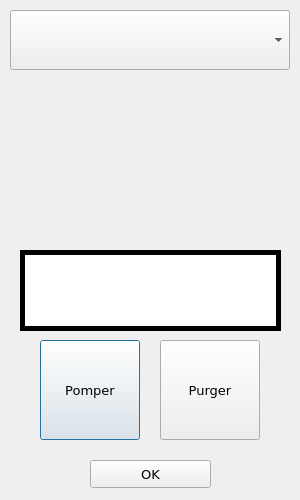
<?xml version="1.0" encoding="UTF-8"?>
<ui version="4.0">
 <class>Dialog</class>
 <widget class="QDialog" name="Dialog">
  <property name="geometry">
   <rect>
    <x>0</x>
    <y>0</y>
    <width>300</width>
    <height>500</height>
   </rect>
  </property>
  <property name="minimumSize">
   <size>
    <width>300</width>
    <height>500</height>
   </size>
  </property>
  <property name="maximumSize">
   <size>
    <width>300</width>
    <height>500</height>
   </size>
  </property>
  <property name="font">
   <font>
    <family>Verdana</family>
    <pointsize>25</pointsize>
    <weight>75</weight>
    <bold>true</bold>
   </font>
  </property>
  <property name="windowTitle">
   <string>Dialog</string>
  </property>
  <widget class="QComboBox" name="list">
   <property name="geometry">
    <rect>
     <x>10</x>
     <y>10</y>
     <width>280</width>
     <height>60</height>
    </rect>
   </property>
   <property name="editable">
    <bool>false</bool>
   </property>
   <property name="currentText">
    <string/>
   </property>
  </widget>
  <widget class="QLineEdit" name="name">
   <property name="geometry">
    <rect>
     <x>20</x>
     <y>250</y>
     <width>261</width>
     <height>81</height>
    </rect>
   </property>
   <property name="font">
    <font>
     <family>Verdana</family>
     <pointsize>10</pointsize>
     <weight>75</weight>
     <bold>true</bold>
    </font>
   </property>
   <property name="styleSheet">
    <string notr="true">border: 5px solid;</string>
   </property>
   <property name="text">
    <string/>
   </property>
   <property name="frame">
    <bool>false</bool>
   </property>
   <property name="alignment">
    <set>Qt::AlignCenter</set>
   </property>
   <property name="readOnly">
    <bool>true</bool>
   </property>
  </widget>
  <widget class="QPushButton" name="pump">
   <property name="geometry">
    <rect>
     <x>40</x>
     <y>340</y>
     <width>100</width>
     <height>100</height>
    </rect>
   </property>
   <property name="font">
    <font>
     <pointsize>10</pointsize>
     <weight>50</weight>
     <bold>false</bold>
    </font>
   </property>
   <property name="text">
    <string>Pomper</string>
   </property>
  </widget>
  <widget class="QPushButton" name="purge">
   <property name="geometry">
    <rect>
     <x>160</x>
     <y>340</y>
     <width>100</width>
     <height>100</height>
    </rect>
   </property>
   <property name="font">
    <font>
     <pointsize>10</pointsize>
     <weight>50</weight>
     <bold>false</bold>
    </font>
   </property>
   <property name="text">
    <string>Purger</string>
   </property>
  </widget>
  <widget class="QPushButton" name="ok">
   <property name="geometry">
    <rect>
     <x>90</x>
     <y>460</y>
     <width>121</width>
     <height>28</height>
    </rect>
   </property>
   <property name="font">
    <font>
     <pointsize>10</pointsize>
     <weight>50</weight>
     <bold>false</bold>
    </font>
   </property>
   <property name="text">
    <string>OK</string>
   </property>
  </widget>
  <widget class="QLabel" name="picture">
   <property name="geometry">
    <rect>
     <x>68</x>
     <y>80</y>
     <width>165</width>
     <height>165</height>
    </rect>
   </property>
   <property name="text">
    <string/>
   </property>
  </widget>
 </widget>
 <resources>
  <include location="../images/resources.qrc"/>
 </resources>
 <connections/>
</ui>
